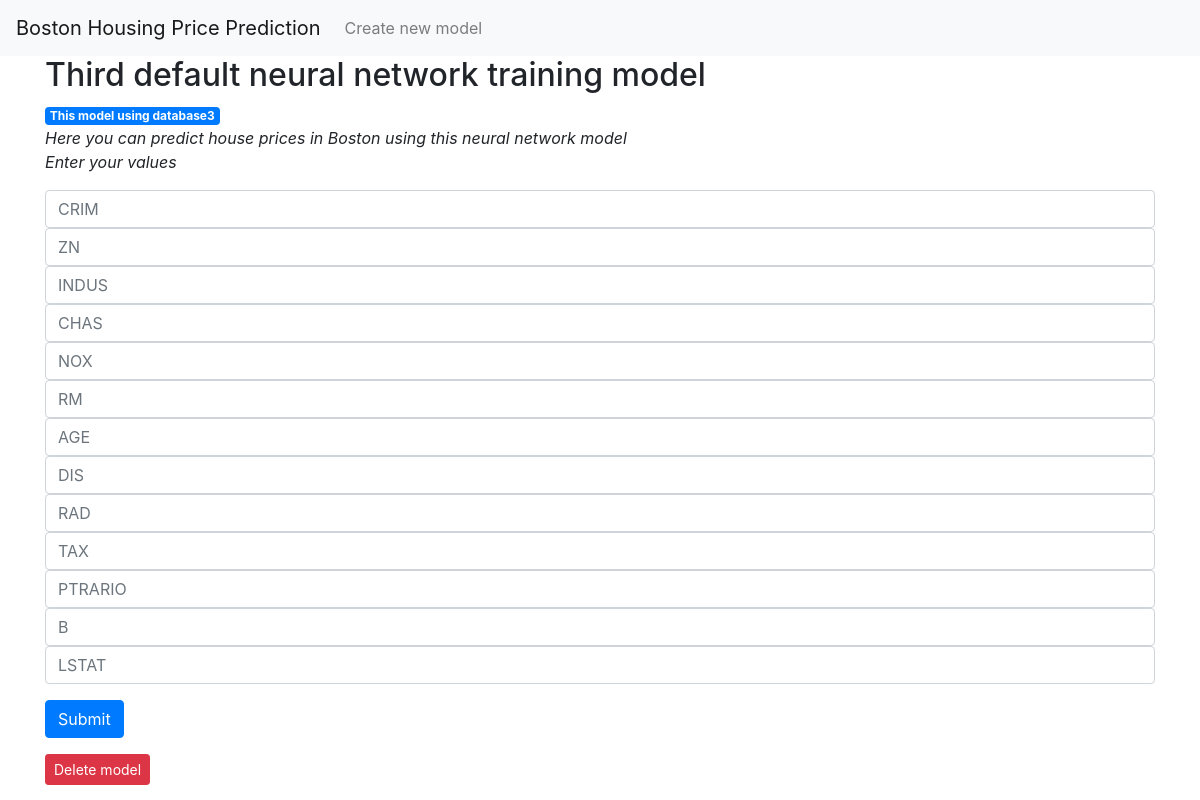
Page /3 on the committed database.
### tables this page shows
CREATE TABLE models
                    (id INTEGER PRIMARY KEY AUTOINCREMENT,
                    title TEXT NOT NULL,
                    path TEXT NOT NULL,
                    database TEXT NOT NULL);

### app.py (the view, shortened to what this page needs)
@app.route('/<int:ml_id>', methods=['POST', 'GET'])
def neural(ml_id):
    ml = get_ml(ml_id)
    model = ml['path']
    with open((model+'.pkl'), 'rb') as f:
        classifier = pickle.load(f)
    with open((model + '_columns.pkl'), 'rb') as f:
        model_columns = pickle.load(f)
    if flask.request.method == 'GET':
        return render_template('ml.html', ml=ml)

### app.py (called while the page is built)
def get_dbm_connection():
    conn = sqlite3.connect('database/database_models.db')
    conn.row_factory = sqlite3.Row
    return conn

def get_ml(ml_id):
    conn = get_dbm_connection()
    ml = conn.execute('SELECT * FROM models WHERE id = ?',
                        (ml_id,)).fetchone()
    conn.close()
    if ml is None:
        abort(404)
    return ml

### templates/ml.html
{% extends 'base.html' %}
{% block content %}
    <h2>{% block title %} {{ ml['title'] }} {% endblock %}</h2>
    <span class="badge badge-primary">This model using {{ ml['database'] }}</span>
    <p><i> Here you can predict house prices in Boston using this neural network model<br><i> Enter your values </i></br> </i></p>
<form method="post">
    <div class="form-group">
        <input type="real" name="CRIM"
               placeholder="CRIM" class="form-control"
               value="{{ request.form['CRIM'] }}"></input>
        <input type="real" name="ZN"
               placeholder="ZN" class="form-control"
               value="{{ request.form['ZN'] }}"></input>
        <input type="real" name="INDUS"
               placeholder="INDUS" class="form-control"
               value="{{ request.form['INDUS'] }}"></input>
        <input type="real" name="CHAS"
               placeholder="CHAS" class="form-control"
               value="{{ request.form['CHAS'] }}"></input>
        <input type="real" name="NOX"
               placeholder="NOX" class="form-control"
               value="{{ request.form['NOX'] }}"></input>
        <input type="real" name="RM"
               placeholder="RM" class="form-control"
               value="{{ request.form['RM'] }}"></input>
        <input type="real" name="AGE"
               placeholder="AGE" class="form-control"
               value="{{ request.form['AGE'] }}"></input>
        <input type="real" name="DIS"
               placeholder="DIS" class="form-control"
               value="{{ request.form['DIS'] }}"></input>
        <input type="real" name="RAD"
               placeholder="RAD" class="form-control"
               value="{{ request.form['RAD'] }}"></input>
        <input type="real" name="TAX"
               placeholder="TAX" class="form-control"
               value="{{ request.form['TAX'] }}"></input>
        <input type="real" name="PTRARIO"
               placeholder="PTRARIO" class="form-control"
               value="{{ request.form['PTRARIO'] }}"></input>
        <input type="real" name="B"
               placeholder="B" class="form-control"
               value="{{ request.form['B'] }}"></input>
        <input type="real" name="LSTAT"
               placeholder="LSTAT" class="form-control"
               value="{{ request.form['LSTAT'] }}"></input>
    </div>
    <div class="form-group">
        <button type="submit" class="btn btn-primary">Submit</button>
    </div>
</form>
<form action="{{ url_for('delete', id=ml['id']) }}" method="POST">
    <input type="submit" value="Delete model"
            class="btn btn-danger btn-sm"
            onclick="return confirm('Are you sure you want to delete this model?')">
</form>
{% endblock %}

### rows in the picture
models: title "Third default neural network training model", database "database3"
